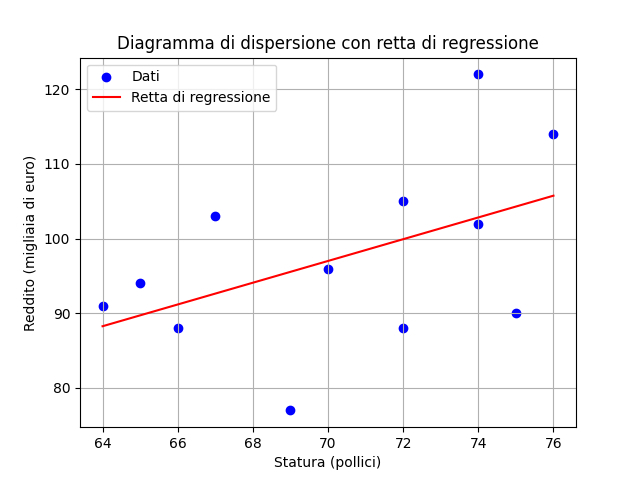

This figure's Python source:
import numpy as np
import matplotlib.pyplot as plt
import statsmodels.api as sm

# Dati forniti
stature = np.array([64, 65, 66, 67, 69, 70, 72, 72, 74, 74, 75, 76])
incomes = np.array([91, 94, 88, 103, 77, 96, 105, 88, 122, 102, 90, 114])

# Aggiunta di una colonna di 1 per il calcolo del termine costante nell'equazione di regressione
X = sm.add_constant(stature)

# Esecuzione della regressione lineare
model = sm.OLS(incomes, X).fit()

# Ottenere i coefficienti della regressione e i p-values associati
coefficients = model.params
p_values = model.pvalues

# Visualizzazione dei risultati
print("Risultati della regressione:")
print(model.summary())

# Grafico di dispersione con retta di regressione
plt.scatter(stature, incomes, color='b', label='Dati')
plt.plot(stature, coefficients[0] + coefficients[1] * stature, color='r', label='Retta di regressione')
plt.xlabel('Statura (pollici)')
plt.ylabel('Reddito (migliaia di euro)')
plt.title('Diagramma di dispersione con retta di regressione')
plt.legend()
plt.grid(True)
plt.show()
